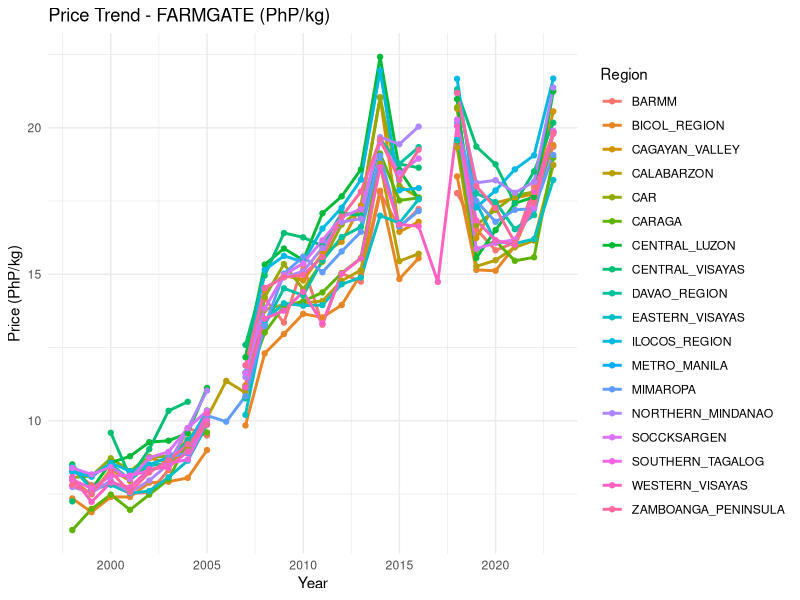
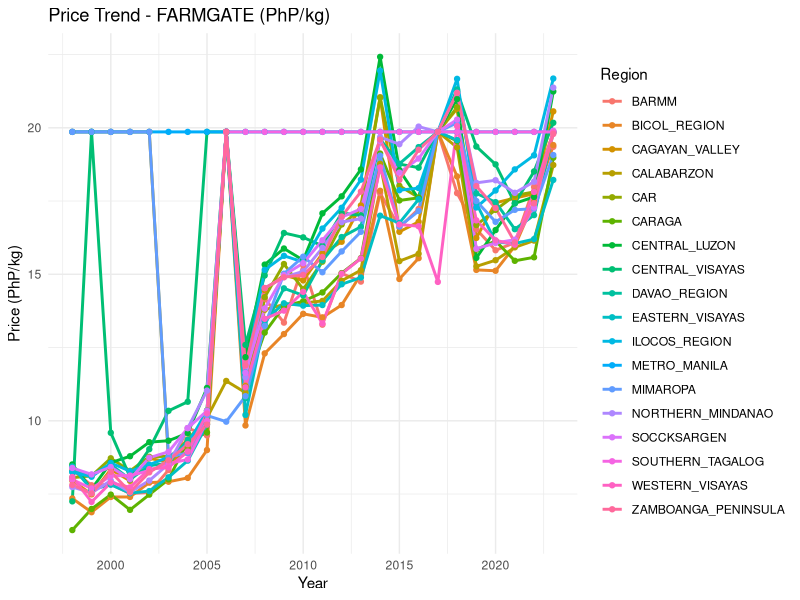
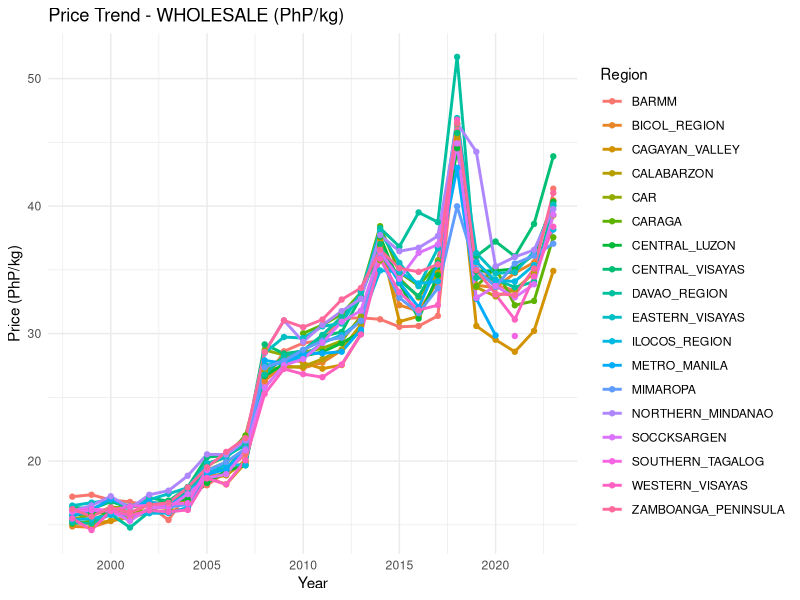
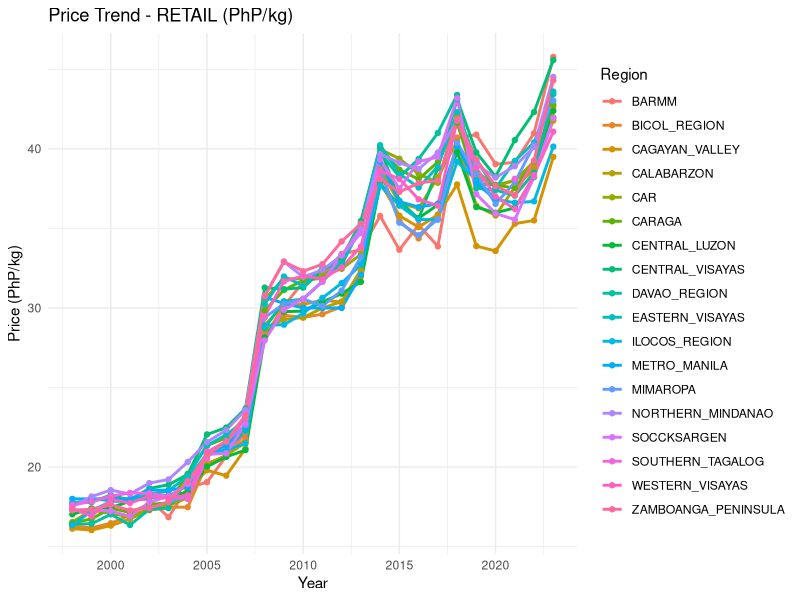

These figures' R source, in order:
library(tidyverse)
library(readxl)

PHILIPPINES <- read_excel("farmgate.xlsx", sheet = 1)
ILOCOS_REGION <- read_excel("farmgate.xlsx", sheet = 2)
CAR <- read_excel("farmgate.xlsx", sheet = 3)
CAGAYAN_VALLEY <- read_excel("farmgate.xlsx", sheet = 4)
CENTRAL_LUZON <- read_excel("farmgate.xlsx", sheet = 5)
CALABARZON <- read_excel("farmgate.xlsx", sheet = 6)
MIMAROPA <- read_excel("farmgate.xlsx", sheet = 7)
BICOL_REGION <- read_excel("farmgate.xlsx", sheet = 8)
WESTERN_VISAYAS <- read_excel("farmgate.xlsx", sheet = 9)
CENTRAL_VISAYAS <- read_excel("farmgate.xlsx", sheet = 10)
EASTERN_VISAYAS <- read_excel("farmgate.xlsx", sheet = 11)
NORTHERN_MINDANAO <- read_excel("farmgate.xlsx", sheet = 12)
ZAMBOANGA_PENINSULA <- read_excel("farmgate.xlsx", sheet = 13)
DAVAO_REGION <- read_excel("farmgate.xlsx", sheet = 14)
SOCCKSARGEN <- read_excel("farmgate.xlsx", sheet = 15)
CARAGA <- read_excel("farmgate.xlsx", sheet = 16)
BARMM <- read_excel("farmgate.xlsx", sheet = 17)
SOUTHERN_TAGALOG <- read_excel("farmgate.xlsx", sheet = 18)
METRO_MANILA <- read_excel("farmgate.xlsx", sheet = 19)

glimpse(PHILIPPINES)
glimpse(ILOCOS_REGION)
glimpse(CAR)
glimpse(CAGAYAN_VALLEY)
glimpse(CENTRAL_LUZON)
glimpse(CALABARZON)
glimpse(MIMAROPA)
glimpse(BICOL_REGION)
glimpse(WESTERN_VISAYAS)
glimpse(CENTRAL_LUZON)
glimpse(EASTERN_VISAYAS)
glimpse(NORTHERN_MINDANAO)
glimpse(ZAMBOANGA_PENINSULA)
glimpse(DAVAO_REGION)
glimpse(SOCCKSARGEN)
glimpse(CARAGA)
glimpse(BARMM)
glimpse(SOUTHERN_TAGALOG)
glimpse(METRO_MANILA)
glimpse(CENTRAL_LUZON)

pivot_and_combine_rice_prices <- function(data_frames_list, region_names) {
  require(tidyr)
  require(dplyr)
  require(purrr)
  
  # Check if the lengths of inputs match
  if(length(data_frames_list) != length(region_names)) {
    stop("The number of data frames must match the number of region names")
  }
  
  # Map through each data frame and its corresponding region name
  combined_data <- map2_dfr(data_frames_list, region_names, function(df, region) {
    df %>%
      mutate(Region = region) %>%
      pivot_longer(
        cols = -c(Year, Region),
        names_to = "Price_Type",
        values_to = "Price"
      )
  })
  
  return(combined_data)
}

region_data <- pivot_and_combine_rice_prices(
  list(BARMM, BICOL_REGION, CAGAYAN_VALLEY, CALABARZON, CAR, CARAGA, CENTRAL_LUZON,
       CENTRAL_VISAYAS, DAVAO_REGION, EASTERN_VISAYAS, ILOCOS_REGION, METRO_MANILA, MIMAROPA,
       NORTHERN_MINDANAO, SOCCKSARGEN, SOUTHERN_TAGALOG, WESTERN_VISAYAS, ZAMBOANGA_PENINSULA),
  c("BARMM","BICOL_REGION","CAGAYAN_VALLEY","CALABARZON","CAR","CARAGA","CENTRAL_LUZON",
    "CENTRAL_VISAYAS","DAVAO_REGION", "EASTERN_VISAYAS", "ILOCOS_REGION","METRO_MANILA","MIMAROPA",
    "NORTHERN_MINDANAO","SOCCKSARGEN", "SOUTHERN_TAGALOG", "WESTERN_VISAYAS", "ZAMBOANGA_PENINSULA")
)

sum(is.na(region_data))
sum(duplicated(region_data))


region_data %>%
  group_by(Price_Type) %>%
  summarize(missing = sum(is.na(Price)), total = n(), percent_missing = mean(is.na(Price)) * 100)

# Missing by Region
region_data %>%
  group_by(Region) %>%
  summarize(missing = sum(is.na(Price)), total = n(), percent_missing = mean(is.na(Price)) * 100)

# Filter out regions with more than 20% missing data
region_data_clean <- region_data %>%
  group_by(Region) %>%
  mutate(percent_missing = mean(is.na(Price)) * 100) %>%
  ungroup() %>%
  filter(percent_missing <= 20)

# Missing Region
region_data_clean %>%
  group_by(Region) %>%
  summarize(missing = sum(is.na(Price)), total = n(), percent_missing = mean(is.na(Price)) * 100)

# Get regions to remove
regions_to_remove <- region_data %>%
  group_by(Region) %>%
  summarize(percent_missing = mean(is.na(Price)) * 100) %>%
  filter(percent_missing > 20) %>%
  pull(Region)

# Filter them out
region_data_clean <- region_data %>%
  filter(!(Region %in% regions_to_remove))

region_data_imputed <- region_data %>%
  group_by(Region) %>%
  mutate(Price = ifelse(is.na(Price), mean(Price, na.rm = TRUE), Price)) %>%
  ungroup()

# Fill by Median
overall_median <- median(region_data$Price, na.rm = TRUE)

region_data_imputed <- region_data %>%
  mutate(Price = ifelse(is.na(Price), overall_median, Price))

region_data_imputed %>%
  group_by(Region) %>%
  summarize(missing = sum(is.na(Price)), total = n(), percent_missing = mean(is.na(Price)) * 100)

region_data_imputed |>
  group_by(Region) |>
  summarize()

View(region_data_imputed)
View(region_data)

#Plotting

# Define function to plot price trends by Price_Type
plot_price_by_type <- function(data, price_type_value) {
  # Filter the data for the selected Price_Type
  filtered_data <- data %>%
    filter(Price_Type == price_type_value)
  
  # Create the ggplot
  ggplot(filtered_data, aes(x = Year, y = Price, color = Region)) +
    geom_line(size = 1) +
    geom_point() +
    labs(title = paste("Price Trend -", price_type_value),
         x = "Year",
         y = "Price (PhP/kg)",
         color = "Region") +
    theme_minimal()
}

# Example: Plot for FARMGATE
plot_price_by_type(region_data, "FARMGATE (PhP/kg)")
plot_price_by_type(region_data_imputed, "FARMGATE (PhP/kg)")

# Example: Plot for WHOLESALE
plot_price_by_type(region_data, "WHOLESALE (PhP/kg)")

# Example: Plot for RETAIL
plot_price_by_type(region_data, "RETAIL (PhP/kg)")